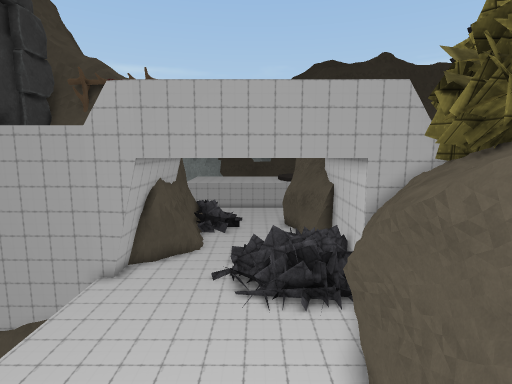
view 1 (above)

16 first-person views from a walk through a scene from a Unity 3-D project. The camera is 1.5 m above the floor, tilts 8° down and sees 80° across. The floor is counted in squares, 1 m on a side. Each view is taken from the middle of a square. On the plan, view 1 faces up. The plan holds only what a view shows up to about 15 squares ahead; the rest is blank. The place goes on beyond the plan. The player is left out. Some animated figures are left out. Some surface patterns are stand-ins.

view 2
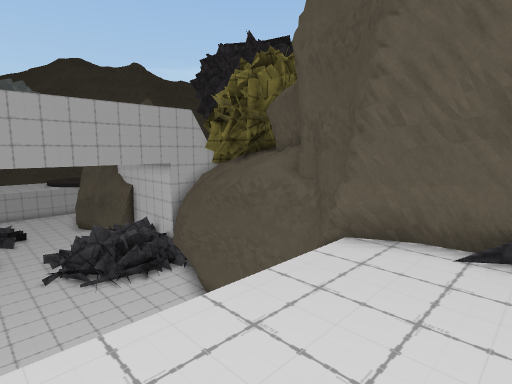

view 3
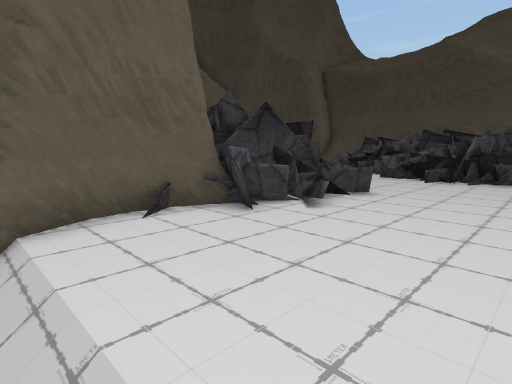

view 4
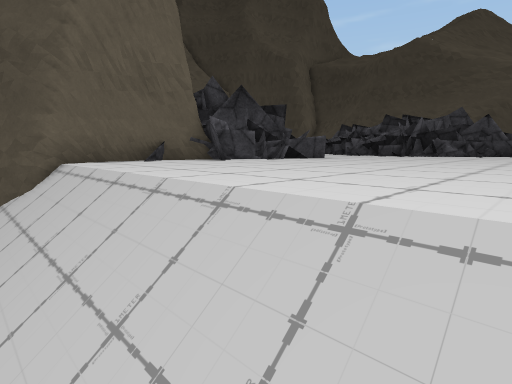

view 5
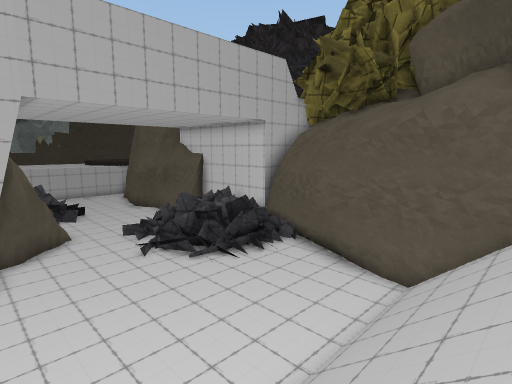

view 6
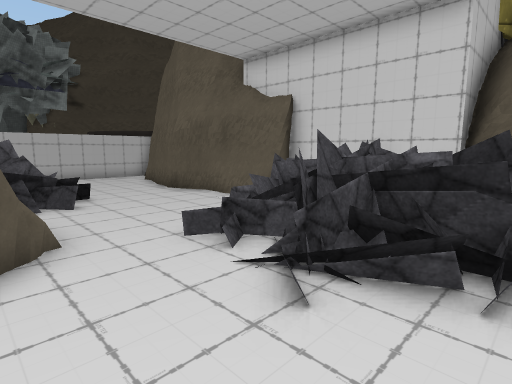

view 7
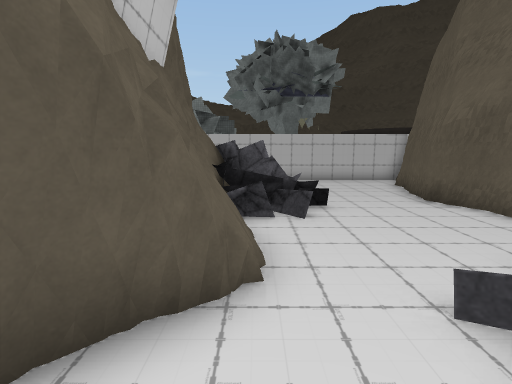

view 8
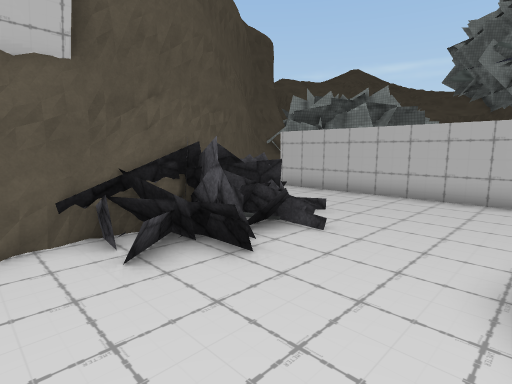

view 9
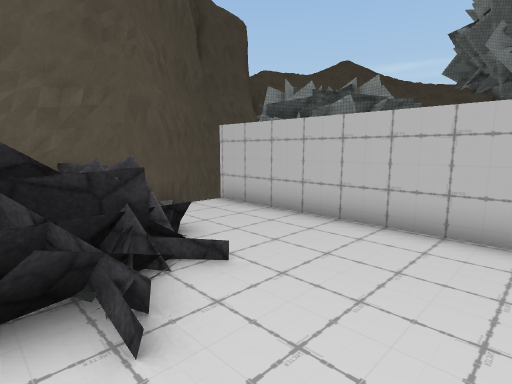

view 10
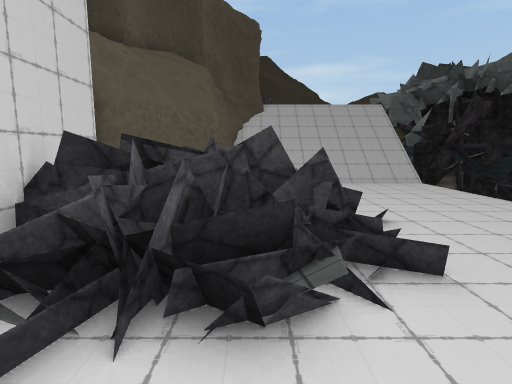

view 11
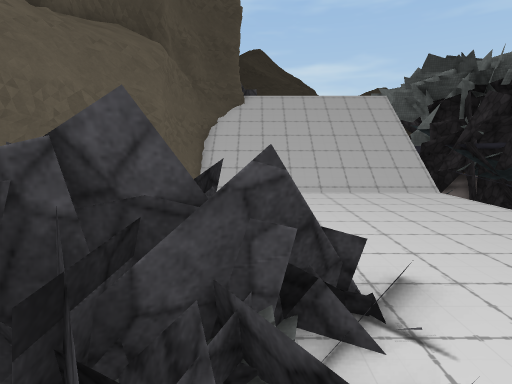

view 12
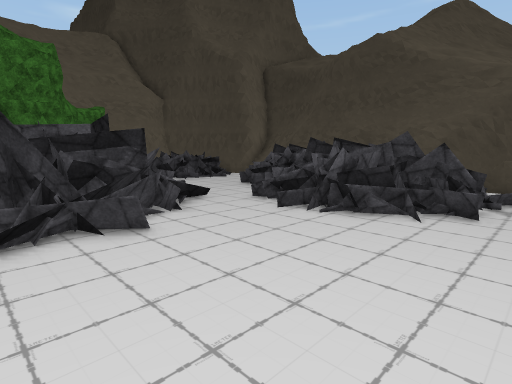

view 13
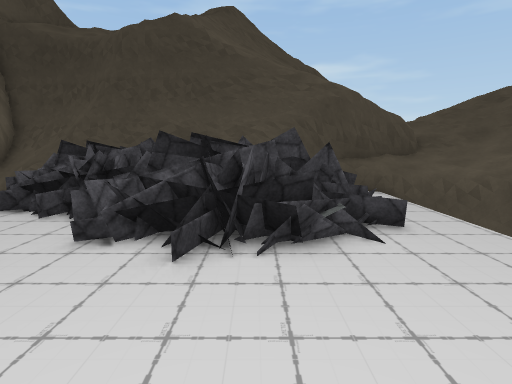

view 14
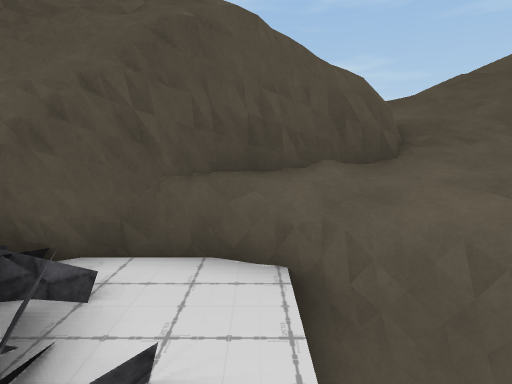

view 15
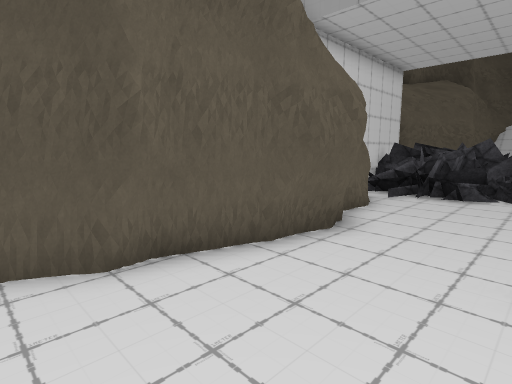

view 16
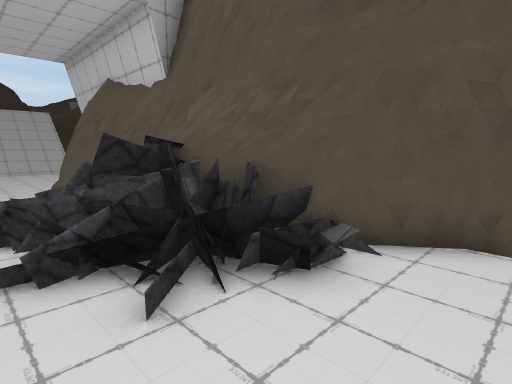

### Floor plan
Key: @ floor where view 1 was taken; # wall or solid block; x gap in a wall; . main floor; : floor 4.25 m higher than the main floor; / step, stairs or slope; = window, fence, low wall or low ledge; ^ raised ledge; v drop or lower ground.
Columns run from 9 left of view 1 to 5 right of it. Each row starts with its distance up from view 1.
 27   ############
 26   #..........#
 25   #.........##
 24   ##.#......#
 23    ####/....#
 22      ##/#..##
 21      ##=...##
 20      ###...##
 19      #=#....#
 18      #......##
 17      #......##
 16      #=...=...#
 15      #....x=##
 14    ###..==####
 13    #....=###
 12  ###....==##
 11    ......####
 10    .......==#
  9    .........#
  8    .........#
  7    .........#
  6    .........#
  5    ......../#
  4    ////////=#
  3    ////////##
  2    ////////##
  1    ////////#
  0    //////@##
 -1    :::::::#
 -2    :::::::#
 -3    :::::::#
 -4    ::::::##
 -5    ::::::##
 -6     :::::###
 -7    ::::::=##
 -8    :::::::=#
 -9    :::::::##
-10    :::::::/#
-11    ::::::::#
-12    :::#==###
-13    :##=####
-14    :##
-15 v  :##
-16 vv ::#
-17 ^^v::#
-18 ^^#==#
-19 ######

Where each view was taken, in squares from view 1:
view 1: 0 up, 0 right, facing up
view 2: 3 down, 4 left, facing up-right
view 3: 0 up, 4 left, facing down-right
view 4: 1 up, 6 left, facing down-right
view 5: 2 up, 6 left, facing up-right
view 6: 10 up, 4 left, facing up-right
view 7: 12 up, 3 left, facing up
view 8: 17 up, 2 right, facing up-left
view 9: 21 up, 1 right, facing up-left
view 10: 18 up, 1 right, facing down
view 11: 15 up, 0 right, facing down
view 12: 5 down, 6 left, facing down-right
view 13: 7 down, 2 left, facing down
view 14: 14 down, 6 left, facing down
view 15: 26 up, 1 left, facing down-right
view 16: 26 up, 1 left, facing down-left
